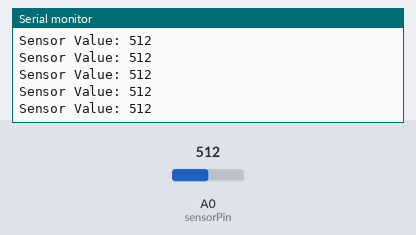
A sketch run on a simulated Arduino Uno, built with avr-gcc and run on an emulated ATmega328P. On the bench: the last lines printed to the serial monitor. The test bench sets the inputs (shaded band); at power-on: A0 (sensorPin) = 512.

Above: at 1.2 s.
1.3 s: A0 (sensorPin) set to 716
At 1.31 s:
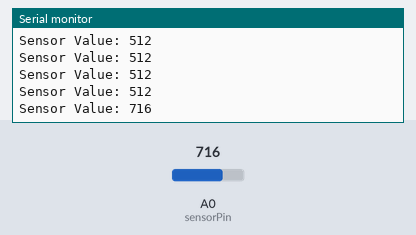
2.8 s: A0 (sensorPin) set to 900
At 2.82 s:
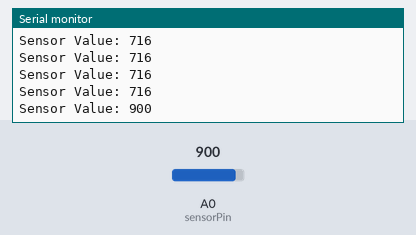
Timing chart, 0 to 5.8 s (numbered marks = the images above; inputs shaded):
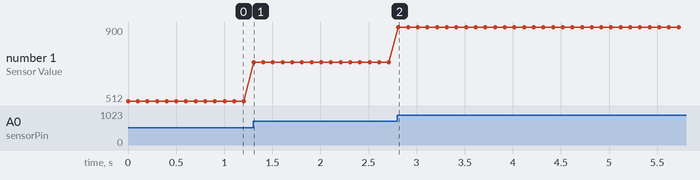

The sketch:

water_level_indicator.ino
```cpp
// Define the analog pin the sensor is connected to
const int sensorPin = A0;

void setup() {
  // Initialize serial communication for printing values
  Serial.begin(9600);
}

void loop() {
  // Read the analog value from the sensor
  int sensorValue = analogRead(sensorPin);

  // Print the analog value to the serial monitor
  Serial.print("Sensor Value: ");
  Serial.println(sensorValue);

  delay(100); // Wait for 100 milliseconds before reading again
}
```

Measured:
- after the input at 1.3 s, the serial monitor: prints a new line at once (image 1)
- after the input at 2.8 s, the serial monitor: prints a new line at once (image 2)
- plotted number 1: 512 → 716 after the input at 1.3 s, 716 → 900 after the input at 2.8 s
